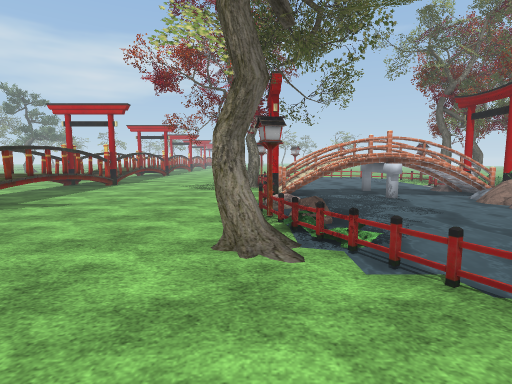
[1] (above)

24 first-person views from a walk through a Unity game level. The camera is 1.5 m above the floor, tilts 6° down and sees 80° across. The floor is counted in squares, 1 m on a side. Each view is taken from the middle of a square. On the plan, view 1 faces up. The plan holds only what a view shows up to about 15 squares ahead; the rest is blank. The place goes on beyond the plan. The player character is not drawn. Some animated figures are left out. Door leaves are left out, so doorways stand open. Some surface patterns are stand-ins.

[2]
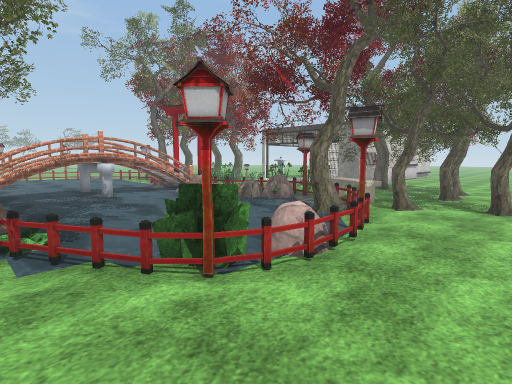

[3]
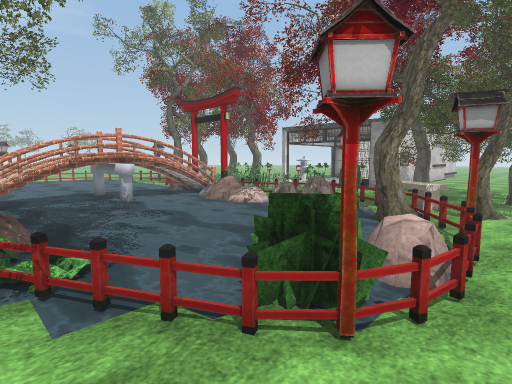

[4]
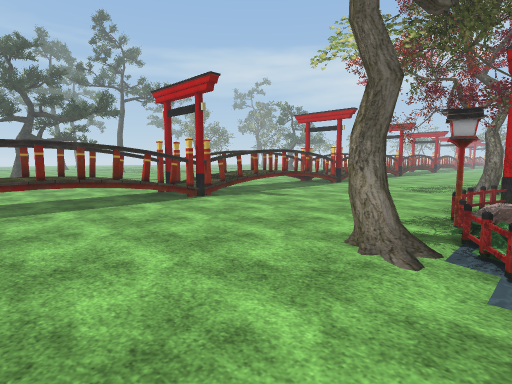

[5]
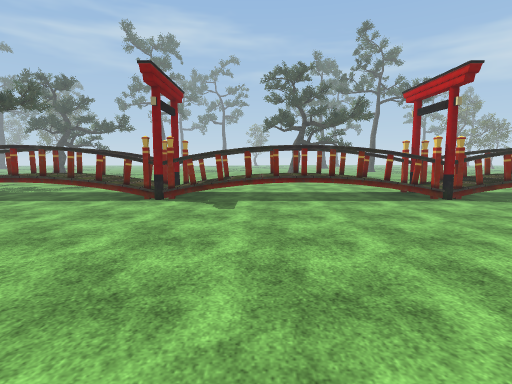

[6]
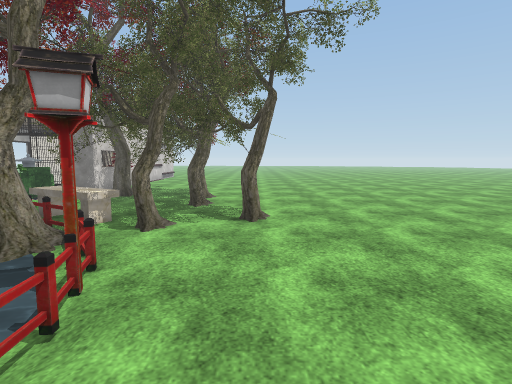

[7]
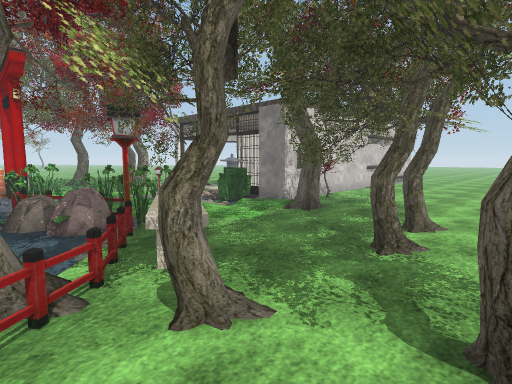

[8]
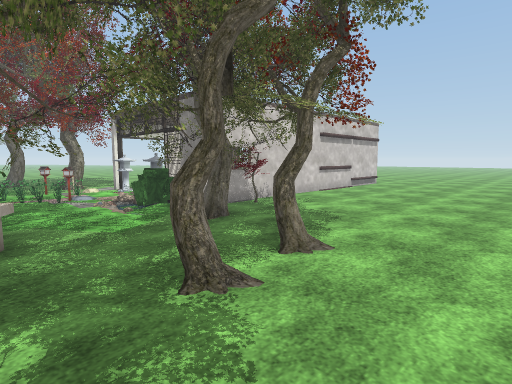

[9]
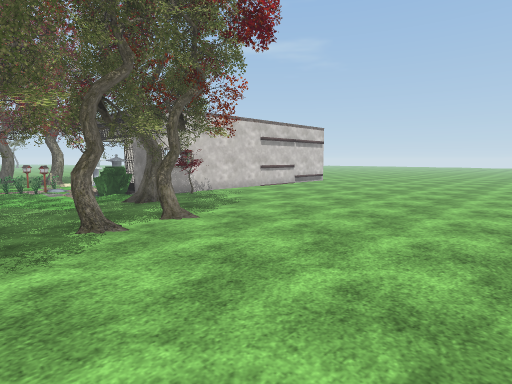

[10]
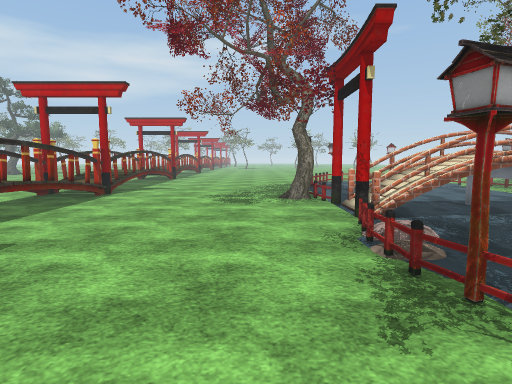

[11]
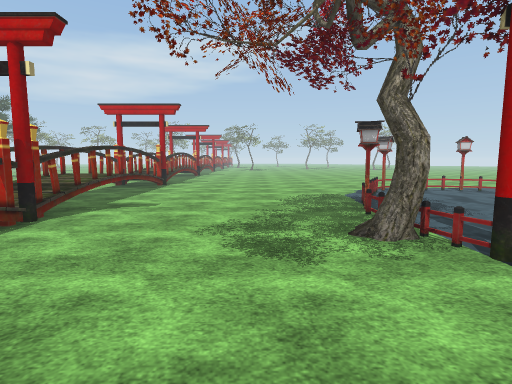

[12]
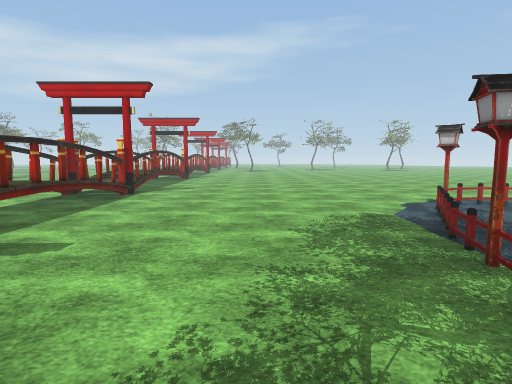

[13]
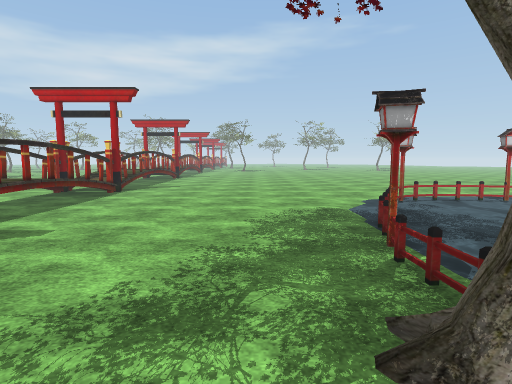

[14]
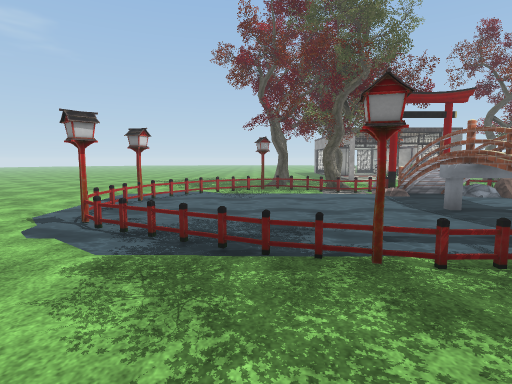

[15]
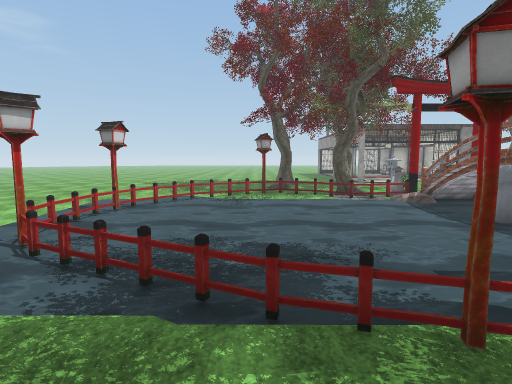

[16]
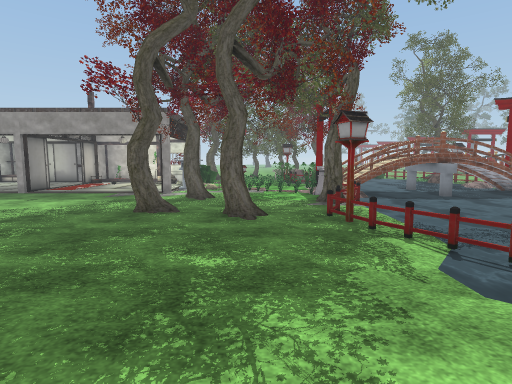

[17]
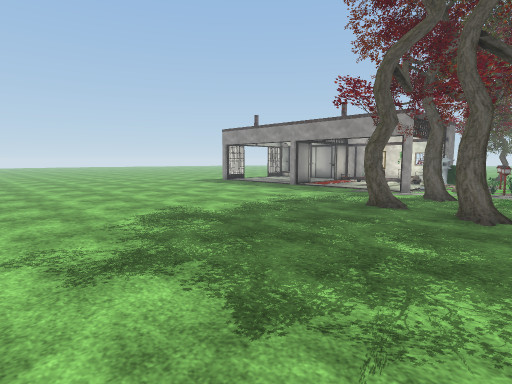

[18]
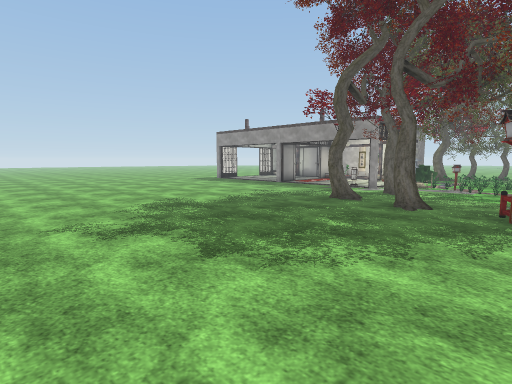

[19]
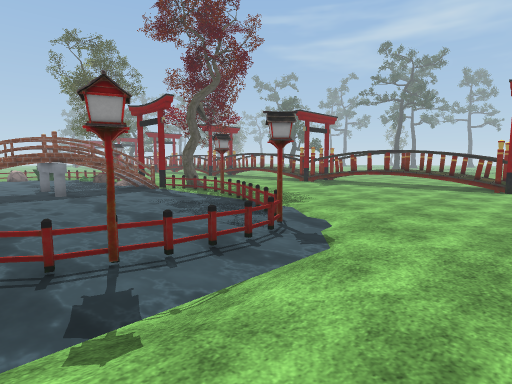

[20]
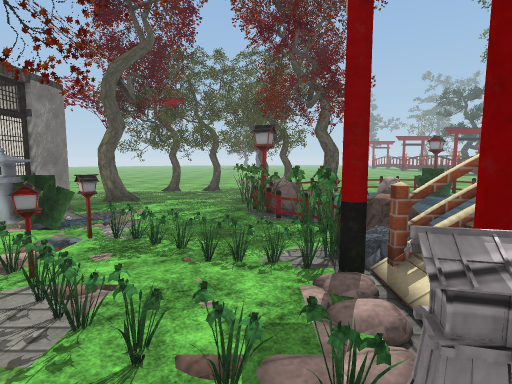

[21]
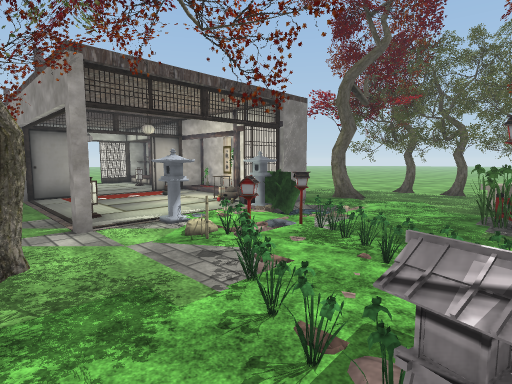

[22]
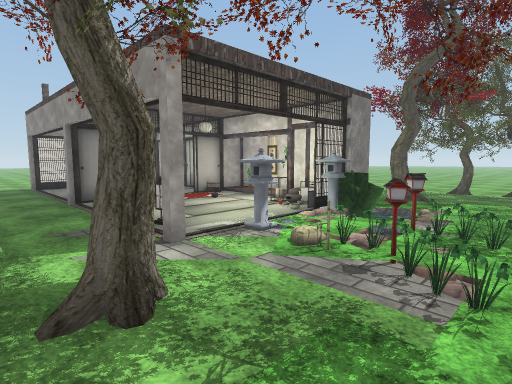

[23]
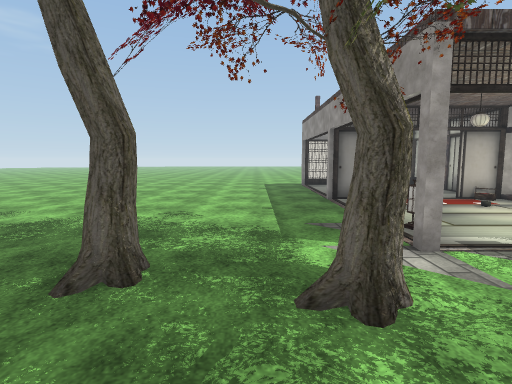

[24]
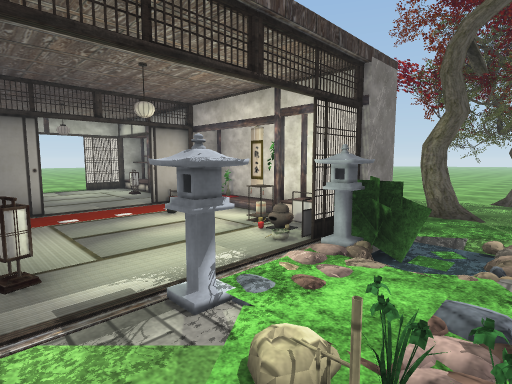

### Floor plan
Key: @ floor where view 1 was taken; # wall or solid block; x gap in a wall; . main floor; : floor 0.25 m higher than the main floor; - floor 0.25 m lower than the main floor; + floor 0.5 m higher than the main floor; * floor 0.75 m higher than the main floor; % floor 1 m higher than the main floor; & floor 1.75 m higher than the main floor; / step, stairs or slope; D open door; = window, fence, low wall or low ledge; ~ water the walk can cross; ≈ water the walk keeps out of; ^ raised ledge; v drop or lower ground; T thing the floor can be seen under or through; O other object.
Columns run from 16 left of view 1 to 25 right of it. Each row starts with its distance up from view 1.
 31      x x..........................
 30    ..#+#..................................
 29    ..x+x...............--.................
 28    ..#+#.............~~~~~~...............
 27     .#*#...........~~OO≈≈~~...............
 26      =*#..........OOO≈≈OOO~...............
 25      =%#..........≈O≈≈≈≈≈OO~..............
 24      #^#.........~O≈≈≈≈≈≈≈OO..............
 23      ^^^.........OO≈≈≈≈≈≈≈≈O..............
 22      ^^^.........O≈≈≈≈≈≈≈≈≈.O.............
 21      ^^^.........≈≈≈≈≈≈≈≈≈≈ O.OO..........
 20      ^^^.......OO.≈≈≈≈≈≈≈≈≈ O..O.OO.......
 19    ..x+x........O  ≈≈≈≈≈≈≈≈O..............
 18    ..x+x........O ≈≈≈≈≈≈≈≈OOO.............
 17     .x+x........O ≈≈≈≈≈≈≈≈O.....O#........
 16      = ^........OO≈≈≈≈≈≈≈ OOO....O........
 15      # ^.........xvxxxxx=##OOO....DODDDDDD
 14      # #.........////&/ /%#O OOOO.D     .#
 13       ^^.........#vxxxxx≈##OOOOO#OO    ..#
 12      ^^^........OO≈≈≈≈≈≈≈≈OOOOOOOO.    ..
 11      # #........O:≈≈≈≈≈≈≈ OOOOOOOO/    ..
 10      =*=........OO≈≈≈≈≈≈≈OOOOOOOOOO O   .#
  9      #+#........O≈≈≈≈≈≈≈≈≈OOOOOOOO#O#   /#
  8      x+x........OOO≈≈≈≈≈≈≈OOOOOOOO#   OO:O
  7     .x+x........OO≈≈≈≈≈≈≈≈≈#OOOOO OOO####O
  6    ..x+x.........O ≈≈≈≈ ≈≈≈OOOOOOOOOO.....
  5   ...=*=.......OO#O≈≈≈ ≈≈≈ OOO   O .......
  4  ....=*T..........O≈O ≈≈≈OOOO  OOO........
  3 .....=%T...........OOOO≈ OOOOOO OO........
  2 .....=%T...........OOOOOO.OOOOOOO.........
  1    ..=%T...............O...O..............
  0     .=*#........@..........#O.............
 -1     .=*=.......... .......................
 -2     .#+#..........    ....................
 -3      x+x.........      ...................
 -4      x+x........        ..................
 -5      x x.......          ...........

Positions as (right, up) in squares from view 1, and headings:
1: (0, 0), facing up
2: (1, -1), facing up-right
3: (1, 1), facing up-right
4: (2, 0), facing up-left
5: (3, 0), facing left
6: (4, 0), facing right
7: (9, 0), facing up-right
8: (12, -1), facing up-right
9: (12, -5), facing up-right
10: (-2, 5), facing up
11: (-3, 11), facing up
12: (-3, 16), facing up
13: (-2, 15), facing up
14: (-4, 22), facing right
15: (-2, 22), facing right
16: (14, 29), facing down
17: (13, 30), facing down-right
18: (11, 31), facing down-right
19: (9, 31), facing down-left
20: (12, 17), facing down
21: (11, 17), facing down-right
22: (13, 18), facing down-right
23: (13, 18), facing right
24: (15, 15), facing down-right
